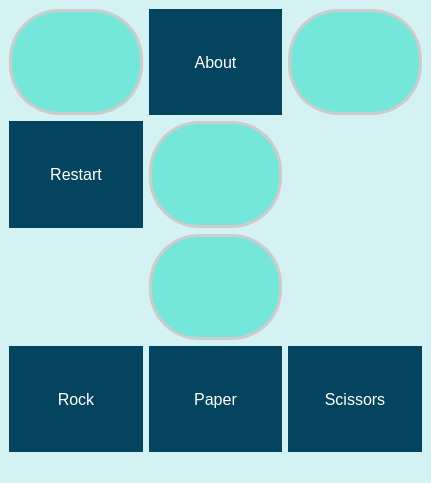
<?xml version="1.0" encoding="UTF-8"?>
<ui version="4.0">
 <class>MainWindow</class>
 <widget class="QMainWindow" name="MainWindow">
  <property name="geometry">
   <rect>
    <x>0</x>
    <y>0</y>
    <width>431</width>
    <height>483</height>
   </rect>
  </property>
  <property name="windowTitle">
   <string>Game</string>
  </property>
  <property name="styleSheet">
   <string notr="true">QWidget {
    background-color: #d4f1f4;
}

QLineEdit {
    background-color: #75e6da;
	border-radius: 50px;
    border: 3px solid #ccc;
    padding: 15px;
	font-size: 14px;
}

QPushButton {
    background-color: #05445e;
    color: white;
    border: none;
    padding: 10px 15px;
	font-size: 16px;
}

QPushButton:hover {
    background-color: #0000ff;
}</string>
  </property>
  <widget class="QWidget" name="centralwidget">
   <layout class="QGridLayout" name="gridLayout">
    <item row="0" column="4">
     <widget class="QLineEdit" name="cpu_win">
      <property name="sizePolicy">
       <sizepolicy hsizetype="Expanding" vsizetype="Minimum">
        <horstretch>0</horstretch>
        <verstretch>0</verstretch>
       </sizepolicy>
      </property>
      <property name="alignment">
       <set>Qt::AlignmentFlag::AlignCenter</set>
      </property>
      <property name="readOnly">
       <bool>true</bool>
      </property>
     </widget>
    </item>
    <item row="2" column="2">
     <widget class="QLineEdit" name="user_choice">
      <property name="sizePolicy">
       <sizepolicy hsizetype="Expanding" vsizetype="Expanding">
        <horstretch>0</horstretch>
        <verstretch>0</verstretch>
       </sizepolicy>
      </property>
      <property name="alignment">
       <set>Qt::AlignmentFlag::AlignCenter</set>
      </property>
      <property name="readOnly">
       <bool>true</bool>
      </property>
     </widget>
    </item>
    <item row="3" column="4">
     <widget class="QPushButton" name="scissors">
      <property name="sizePolicy">
       <sizepolicy hsizetype="Minimum" vsizetype="Expanding">
        <horstretch>0</horstretch>
        <verstretch>0</verstretch>
       </sizepolicy>
      </property>
      <property name="text">
       <string>Scissors</string>
      </property>
     </widget>
    </item>
    <item row="1" column="0">
     <widget class="QPushButton" name="restart">
      <property name="sizePolicy">
       <sizepolicy hsizetype="Minimum" vsizetype="Minimum">
        <horstretch>0</horstretch>
        <verstretch>0</verstretch>
       </sizepolicy>
      </property>
      <property name="text">
       <string>Restart</string>
      </property>
     </widget>
    </item>
    <item row="1" column="2">
     <widget class="QLineEdit" name="cpu_choice">
      <property name="sizePolicy">
       <sizepolicy hsizetype="Expanding" vsizetype="Expanding">
        <horstretch>0</horstretch>
        <verstretch>0</verstretch>
       </sizepolicy>
      </property>
      <property name="alignment">
       <set>Qt::AlignmentFlag::AlignCenter</set>
      </property>
      <property name="readOnly">
       <bool>true</bool>
      </property>
     </widget>
    </item>
    <item row="3" column="2">
     <widget class="QPushButton" name="paper">
      <property name="sizePolicy">
       <sizepolicy hsizetype="Minimum" vsizetype="Expanding">
        <horstretch>0</horstretch>
        <verstretch>0</verstretch>
       </sizepolicy>
      </property>
      <property name="text">
       <string>Paper</string>
      </property>
     </widget>
    </item>
    <item row="3" column="0">
     <widget class="QPushButton" name="rock">
      <property name="sizePolicy">
       <sizepolicy hsizetype="Minimum" vsizetype="Expanding">
        <horstretch>0</horstretch>
        <verstretch>0</verstretch>
       </sizepolicy>
      </property>
      <property name="text">
       <string>Rock</string>
      </property>
     </widget>
    </item>
    <item row="0" column="0">
     <widget class="QLineEdit" name="user_win">
      <property name="sizePolicy">
       <sizepolicy hsizetype="Expanding" vsizetype="Minimum">
        <horstretch>0</horstretch>
        <verstretch>0</verstretch>
       </sizepolicy>
      </property>
      <property name="alignment">
       <set>Qt::AlignmentFlag::AlignCenter</set>
      </property>
      <property name="readOnly">
       <bool>true</bool>
      </property>
     </widget>
    </item>
    <item row="0" column="2">
     <widget class="QPushButton" name="about">
      <property name="sizePolicy">
       <sizepolicy hsizetype="Minimum" vsizetype="Expanding">
        <horstretch>0</horstretch>
        <verstretch>0</verstretch>
       </sizepolicy>
      </property>
      <property name="text">
       <string>About</string>
      </property>
     </widget>
    </item>
   </layout>
  </widget>
  <widget class="QStatusBar" name="statusbar"/>
 </widget>
 <resources/>
 <connections/>
</ui>
